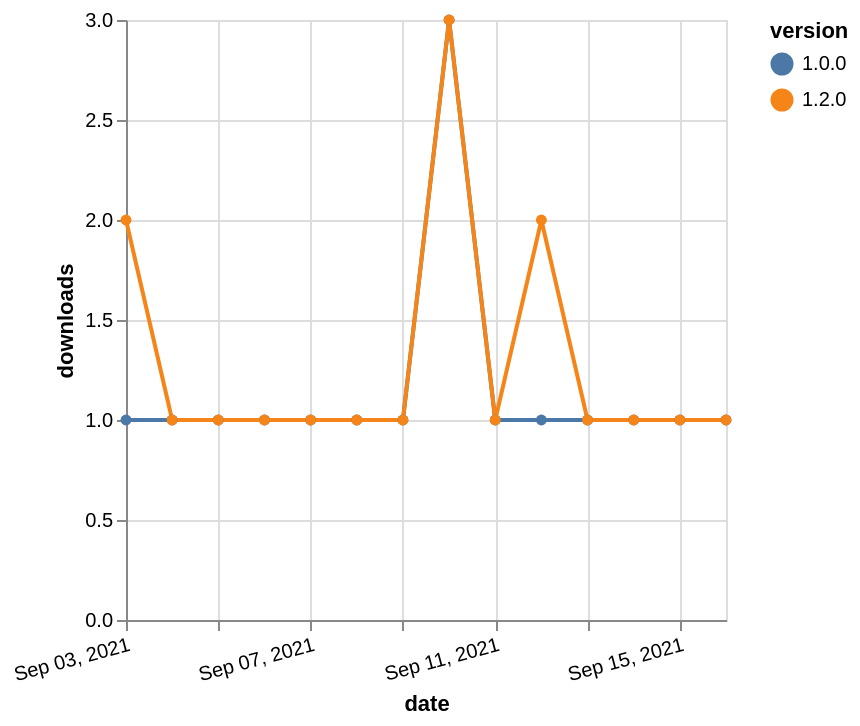

Vega-Lite specification stored for this chart:
### Vega-Lite specification from a JSON file in a GitHub repository (floating-point values rounded to 4 significant figures)
{"$schema": "https://vega.github.io/schema/vega-lite/v5.json", "description": "A simple bar chart with embedded data.", "data": {"values": [{"date": "2021-09-03", "total": 170, "delta": 1, "version": "1.0.0"}, {"date": "2021-09-04", "total": 171, "delta": 1, "version": "1.0.0"}, {"date": "2021-09-05", "total": 172, "delta": 1, "version": "1.0.0"}, {"date": "2021-09-06", "total": 173, "delta": 1, "version": "1.0.0"}, {"date": "2021-09-07", "total": 174, "delta": 1, "version": "1.0.0"}, {"date": "2021-09-08", "total": 175, "delta": 1, "version": "1.0.0"}, {"date": "2021-09-09", "total": 176, "delta": 1, "version": "1.0.0"}, {"date": "2021-09-10", "total": 179, "delta": 3, "version": "1.0.0"}, {"date": "2021-09-11", "total": 180, "delta": 1, "version": "1.0.0"}, {"date": "2021-09-12", "total": 181, "delta": 1, "version": "1.0.0"}, {"date": "2021-09-13", "total": 182, "delta": 1, "version": "1.0.0"}, {"date": "2021-09-14", "total": 183, "delta": 1, "version": "1.0.0"}, {"date": "2021-09-15", "total": 184, "delta": 1, "version": "1.0.0"}, {"date": "2021-09-16", "total": 185, "delta": 1, "version": "1.0.0"}, {"date": "2021-09-03", "total": 113, "delta": 2, "version": "1.2.0"}, {"date": "2021-09-04", "total": 114, "delta": 1, "version": "1.2.0"}, {"date": "2021-09-05", "total": 115, "delta": 1, "version": "1.2.0"}, {"date": "2021-09-06", "total": 116, "delta": 1, "version": "1.2.0"}, {"date": "2021-09-07", "total": 117, "delta": 1, "version": "1.2.0"}, {"date": "2021-09-08", "total": 118, "delta": 1, "version": "1.2.0"}, {"date": "2021-09-09", "total": 119, "delta": 1, "version": "1.2.0"}, {"date": "2021-09-10", "total": 122, "delta": 3, "version": "1.2.0"}, {"date": "2021-09-11", "total": 123, "delta": 1, "version": "1.2.0"}, {"date": "2021-09-12", "total": 125, "delta": 2, "version": "1.2.0"}, {"date": "2021-09-13", "total": 126, "delta": 1, "version": "1.2.0"}, {"date": "2021-09-14", "total": 127, "delta": 1, "version": "1.2.0"}, {"date": "2021-09-15", "total": 128, "delta": 1, "version": "1.2.0"}, {"date": "2021-09-16", "total": 129, "delta": 1, "version": "1.2.0"}]}, "width": "container", "mark": {"type": "line", "point": {"filled": true}}, "encoding": {"x": {"field": "date", "type": "temporal", "timeUnit": "yearmonthdate", "title": "date", "axis": {"labelAngle": -15}}, "y": {"field": "delta", "type": "quantitative", "title": "downloads"}, "color": {"field": "version", "type": "nominal"}, "tooltip": {"field": "delta"}}}
